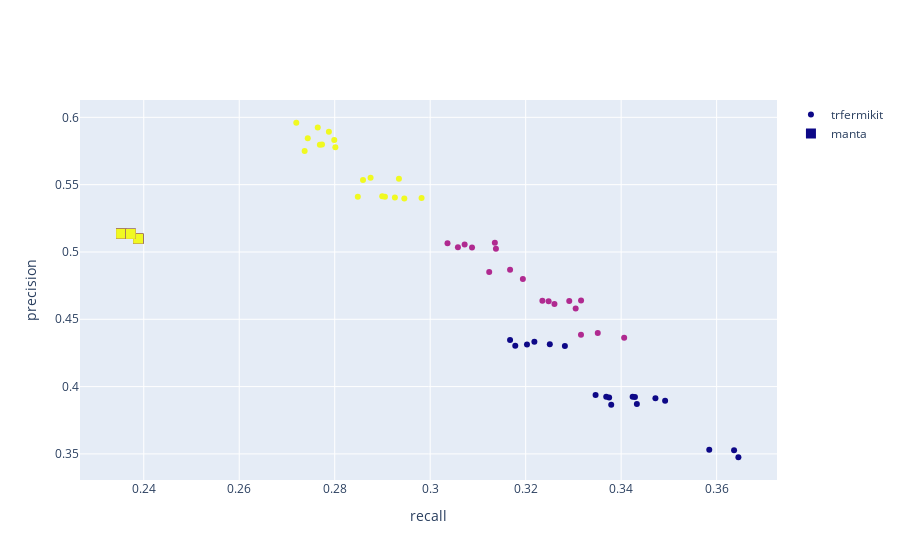

The notebook cell saved with this chart:
### Markdown cell above
## "minUnitigBlockLength" controls the trade-off between precision and recall

Hover over data points to see the full set of `trfermikit` configuration parameters

### Code cell
precision_recall_graph(outer_key='filterCalls', inner_key='minUnitigBlockLength')
